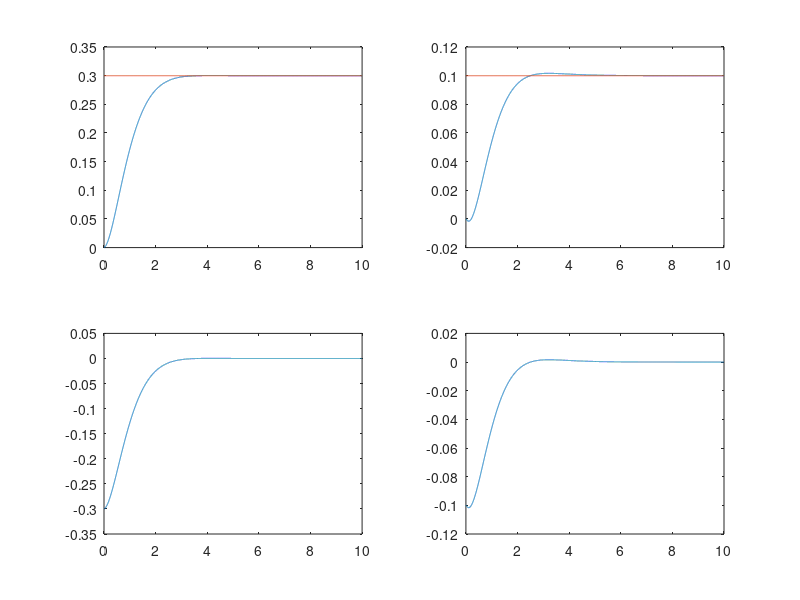
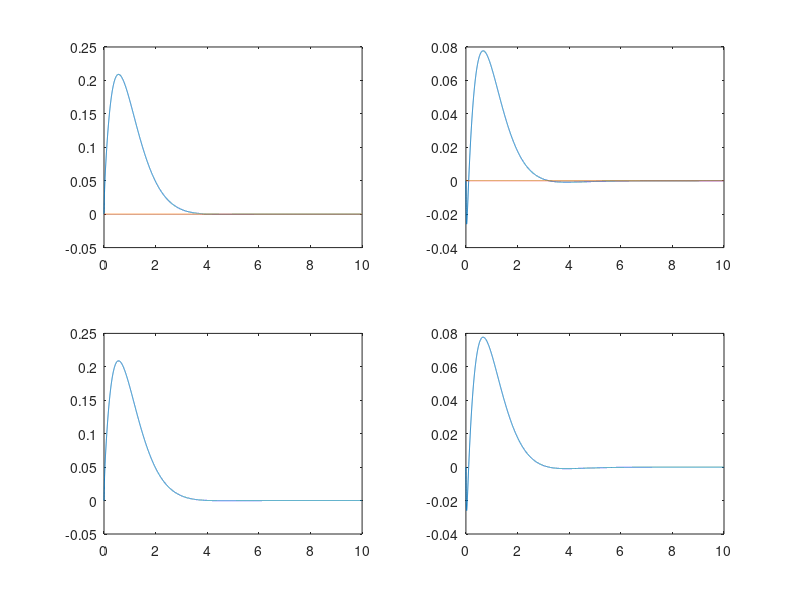

These charts were generated, in order, by the following MATLAB code:
clear all
clc

T=0.001;N=10000;K1=eye(2,2);K2=eye(2,2);t=0:T:T*(N-1);
m1=1;m2=1.5;l1=0.2;l2=0.3;lc1=0.1;lc2=0.15;J1=0.013;J2=0.045;g=9.8;
I=ones(1,N);
qd=[0.3*I; 0.1*I];dqd=zeros(2,N);ddqd=zeros(2,N);%参考(1)
% qd=[(0.3+0.02*sin(t)); (0.1+0.01*cos(t))];dqd=[0.02*cos(t);-0.01*sin(t)];ddqd=[-0.02*sin(t);-0.01*cos(t)];%参考(2)
q=zeros(2,N);dq=zeros(2,N);ddq=zeros(2,N);%变量

theta=[m1*lc1*lc1+m2*(l1*l1+lc2*lc2)+J1+J2 m2*l1*lc2 m2*lc2*lc2+J2 m1*lc1+m2*l1 m2*lc2];
for i=1:N-1
	q(:,i+1)=dq(:,i)*T+q(:,i);
	dq(:,i+1)=ddq(:,i)*T+dq(:,i);
	M=[theta(1)+2*theta(2)*cos(q(2,i+1)) theta(3)+theta(2)*cos(q(2,i+1));theta(3)+theta(2)*cos(q(2,i+1)) theta(3)];
	C=[-theta(2)*sin(q(2,i+1))*dq(2,i+1) -theta(2)*sin(q(2,i+1))*(dq(2,i+1)+dq(1,i+1));theta(2)*sin(q(2,i+1))*dq(1,i+1) 0];
	ddq(:,i+1)=M\(-K1*(q(:,i+1)-qd(:,i+1))-(C+K2)*(dq(:,i+1)-dqd(:,i+1))+M*ddqd(:,i+1));
end
e=q-qd;de=dq-dqd;dde=ddq-ddqd;
subplot(2,2,1);plot(t,q(1,:));hold on;plot(t,qd(1,:));%grid on;
subplot(2,2,3);plot(t,e(1,:),'-');%grid on;
subplot(2,2,2);plot(t,q(2,:));hold on;plot(t,qd(2,:));%grid on;
subplot(2,2,4);plot(t,e(2,:),'-');%grid on;
figure;
subplot(2,2,1);plot(t,dq(1,:));hold on;plot(t,dqd(1,:));%grid on;
subplot(2,2,3);plot(t,de(1,:),'-');%grid on;
subplot(2,2,2);plot(t,dq(2,:));hold on;plot(t,dqd(2,:));%grid on;
subplot(2,2,4);plot(t,de(2,:),'-');%grid on;

